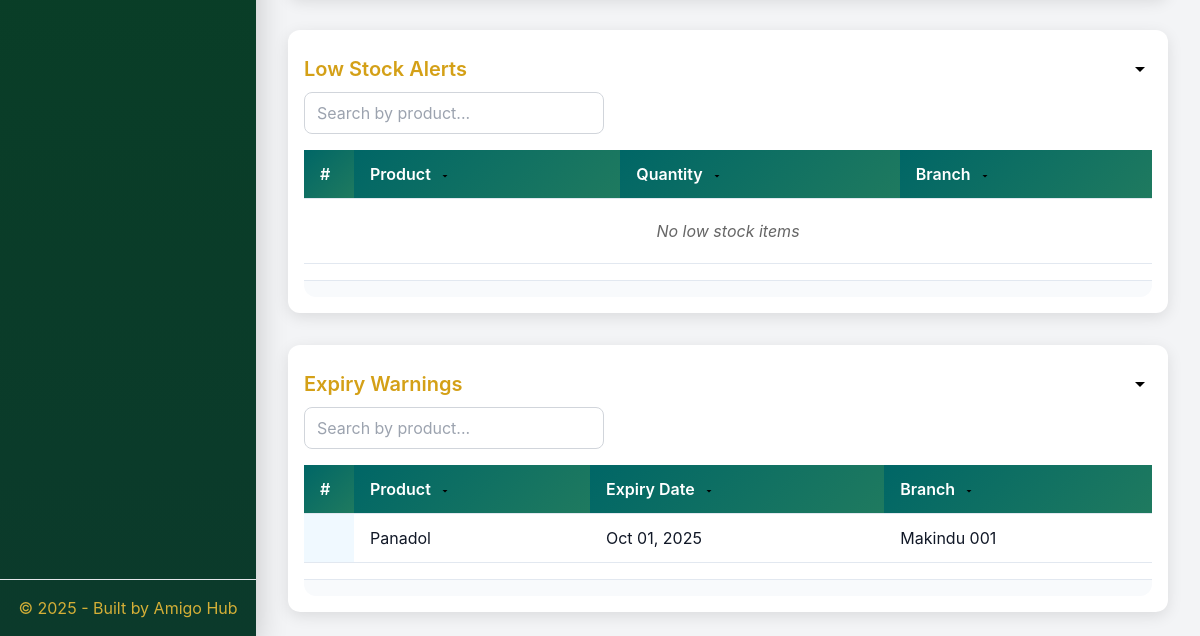
The page /reports/ (signed in, lower part) on the database as committed earlier.
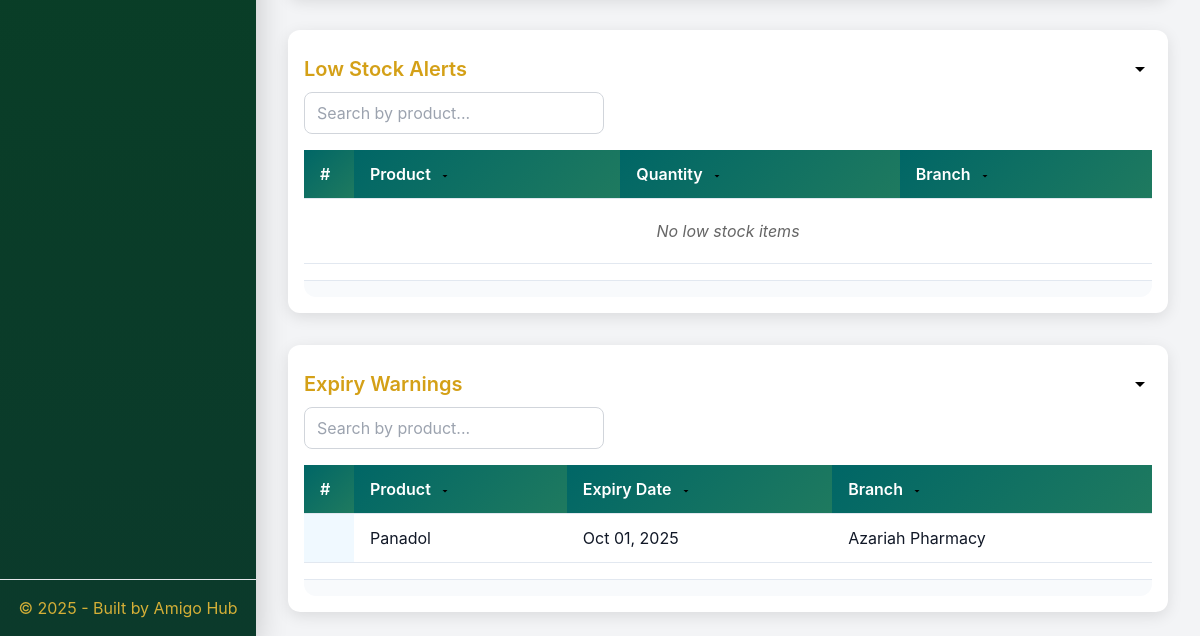
The same page on the database as committed later.
### pos/models.py (models this page shows, shortened)
class ProductStock(models.Model):
    product = models.ForeignKey(Product, on_delete=models.CASCADE, related_name="stocks")
    branch = models.ForeignKey(Branch, on_delete=models.CASCADE, related_name="stocks")
    batch = models.CharField(max_length=120, blank=True)
    expiry_date = models.DateField(null=True, blank=True)
    quantity = models.IntegerField(default=0)
    supplier = models.ForeignKey(Supplier, null=True, blank=True, on_delete=models.SET_NULL)
    unit_cost = models.DecimalField(max_digits=10, decimal_places=2, default=0)
    class Meta:
        unique_together = ("product", "branch", "batch", "expiry_date")

class Branch(models.Model):
    name = models.CharField(max_length=120)
    address = models.TextField(blank=True)
    phone = models.CharField(max_length=30, blank=True)

class Product(models.Model):
    name = models.CharField(max_length=255)
    category = models.CharField(max_length=120, blank=True)
    description = models.TextField(blank=True)
    price = models.DecimalField(max_digits=10, decimal_places=2)
    min_price = models.DecimalField(max_digits=10, decimal_places=2, default=0, validators=[MinValueValidator(Decimal('0.00'))])
    created_at = models.DateTimeField(auto_now_add=True)

### pos/views.py (the view, shortened to what this page needs)
# urls.py: path("reports/", views.reports, name="reports"),
@login_required
def reports(request):
    branches = Branch.objects.all()
    today = timezone.localdate()
    low_stock_threshold = 10
    expiry_days_threshold = 60
    date_range = request.GET.get('date-range', 'today')
    branch_id = request.GET.get('branch', '')
    alert_type = request.GET.get('alert_type', '')
    start_date_str = request.GET.get('start_date')
    end_date_str = request.GET.get('end_date')
    if date_range == 'week':
        start_date = today - timedelta(days=7)
        end_date = today
    elif date_range == 'month':
        start_date = today - timedelta(days=30)
        end_date = today
    else:
        start_date = today
        end_date = today
    selected_branches = branches
    if branch_id:
        selected_branches = branches.filter(id=branch_id)
    data = []
    for branch in selected_branches:
        sales_qs = Sale.objects.filter(branch=branch, created_at__date__gte=start_date, created_at__date__lte=end_date)
        total = sales_qs.aggregate(total=Sum('total'))['total'] or 0
        data.append({"branch": branch, "opening": 0, "sales": total, "closing": total})
    total_sales = sum(row['sales'] for row in data)
    sale_items_qs = SaleItem.objects.filter(sale__branch__in=selected_branches, sale__created_at__date__gte=start_date, sale__created_at__date__lte=end_date)
    total_profit = sale_items_qs.aggregate(
        profit=Sum(ExpressionWrapper(F('line_total') - F('qty') * F('product_stock__unit_cost'), output_field=DecimalField()))
    )['profit'] or Decimal('0.00')
    total_cogs = total_sales - total_profit
    total_inventory_cost = ProductStock.objects.filter(branch__in=selected_branches).aggregate(
        cost=Sum(ExpressionWrapper(F('quantity') * F('unit_cost'), output_field=DecimalField()))
    )['cost'] or Decimal('0.00')
    beginning_cost = total_inventory_cost + total_cogs
    avg_inventory_cost = (beginning_cost + total_inventory_cost) / 2 if beginning_cost + total_inventory_cost > 0 else Decimal('0.00')
    inventory_turnover = total_cogs / avg_inventory_cost if avg_inventory_cost > 0 else 0
    inventory_turnover = round(float(inventory_turnover), 2)
    most_selling = sale_items_qs.values('product__name').annotate(total_qty=Sum('qty'), total_revenue=Sum('line_total')).order_by('-total_qty')[:5]
    sold_per_product = sale_items_qs.values('product__id', 'product__name').annotate(sold=Sum('qty')).order_by('product__name')
    stock_report = []
    low_stocks = ProductStock.objects.filter(quantity__lte=low_stock_threshold, branch__in=selected_branches)
    near_expiries = ProductStock.objects.filter(
        expiry_date__lte=today + timedelta(days=expiry_days_threshold),
        expiry_date__isnull=False,
        branch__in=selected_branches
    )
    if alert_type == 'low_stock':
        near_expiries = ProductStock.objects.none()
    elif alert_type == 'expiry':
        low_stocks = ProductStock.objects.none()
    daily_data = []
    current_date = start_date
    while current_date <= end_date:
        sales_qs = Sale.objects.filter(branch__in=selected_branches, created_at__date=current_date)
        total_sales_day = sales_qs.aggregate(Sum('total'))['total__sum'] or Decimal('0.00')
        items_qs = SaleItem.objects.filter(sale__in=sales_qs)
        total_profit_day = items_qs.aggregate(
            profit=Sum(ExpressionWrapper(F('line_total') - F('qty') * F('product_stock__unit_cost'), output_field=DecimalField()))
        )['profit'] or Decimal('0.00')
        daily_data.append({'date': current_date, 'sales': total_sales_day, 'profit': total_profit_day})
        current_date += timedelta(days=1)
    sales_array = np.array([float(day['sales']) for day in daily_data])
    if len(sales_array) > 1:
        days = np.arange(len(sales_array))
        coef = np.polyfit(days, sales_array, 1)
        trend_sales = [coef[0] * x + coef[1] for x in days]
    else:
        trend_sales = sales_array.tolist()
    profits_array = np.array([float(day['profit']) for day in daily_data])
    if len(profits_array) > 1:
        days = np.arange(len(profits_array))
        coef = np.polyfit(days, profits_array, 1)
        trend_profits = [coef[0] * x + coef[1] for x in days]
    else:
        trend_profits = profits_array.tolist()
    context = {
        'data': data,
        'branches': branches,
        'low_stocks': low_stocks,
        'near_expiries': near_expiries,
        'role': 'admin' if request.user.is_superuser else 'manager' if is_manager(request.user) else 'cashier',
        'total_sales': total_sales,
        'total_profit': total_profit,
        'inventory_turnover': inventory_turnover,
        'most_selling': most_selling,
        'stock_report': stock_report,
        'daily_data': daily_data,
        'trend_sales': [round(val, 2) for val in trend_sales],
        'trend_profits': [round(val, 2) for val in trend_profits],
        'start_date': start_date,
        'end_date': end_date,
    }
    x_requested_with = request.META.get('HTTP_X_REQUESTED_WITH', '')
    return render(request, "pos/reports.html", context)

### pos/templates/pos/reports.html (shortened to what this page needs)
{% extends "pos/base.html" %}
{% block content %}
<div class="container mx-auto space-y-8">
  <div class="table-container" id="low-stock-container" {% if request.GET.alert_type == 'expiry' %}style="display:none"{% endif %}>
    <div class="collapsible-header">
      <h3 class="text-gold">Low Stock Alerts</h3>
      <svg class="toggle-icon" width="24" height="24" xmlns="http://www.w3.org/2000/svg" viewBox="0 0 24 24"><path d="M7 10l5 5 5-5z"/></svg>
    </div>
    <div class="collapsible-content active">
      <input type="text" id="low-stock-search" class="search-input" placeholder="Search by product...">
      <table id="low-stock-table">
        <thead>
          <tr>
            <th class="row-num-header">#</th>
            <th data-sort="product">Product <svg class="sort-icon" xmlns="http://www.w3.org/2000/svg" viewBox="0 0 24 24"><path d="M7 10l5 5 5-5z"/></svg></th>
            <th data-sort="quantity">Quantity <svg class="sort-icon" xmlns="http://www.w3.org/2000/svg" viewBox="0 0 24 24"><path d="M7 10l5 5 5-5z"/></svg></th>
            <th data-sort="branch">Branch <svg class="sort-icon" xmlns="http://www.w3.org/2000/svg" viewBox="0 0 24 24"><path d="M7 10l5 5 5-5z"/></svg></th>
          </tr>
        </thead>
        <tbody>
          {% for stock in low_stocks %}
            <tr data-type="low_stock">
              <td class="row-num"></td>
              <td>{{ stock.product.name|default:"Unknown" }}</td>
              <td>{{ stock.quantity|default:0 }}</td>
              <td>{{ stock.branch.name|default:"Unknown" }}</td>
            </tr>
          {% empty %}
            <tr>
              <td colspan="4" class="no-data">No low stock items</td>
            </tr>
          {% endfor %}
        </tbody>
      </table>
      <div class="pagination" id="low-stock-pagination"></div>
    </div>
  </div>
  <div class="table-container" id="expiry-container" {% if request.GET.alert_type == 'low_stock' %}style="display:none"{% endif %}>
    <div class="collapsible-header">
      <h3 class="text-gold">Expiry Warnings</h3>
      <svg class="toggle-icon" width="24" height="24" xmlns="http://www.w3.org/2000/svg" viewBox="0 0 24 24"><path d="M7 10l5 5 5-5z"/></svg>
    </div>
    <div class="collapsible-content active">
      <input type="text" id="expiry-search" class="search-input" placeholder="Search by product...">
      <table id="expiry-table">
        <thead>
          <tr>
            <th class="row-num-header">#</th>
            <th data-sort="product">Product <svg class="sort-icon" xmlns="http://www.w3.org/2000/svg" viewBox="0 0 24 24"><path d="M7 10l5 5 5-5z"/></svg></th>
            <th data-sort="expiry_date">Expiry Date <svg class="sort-icon" xmlns="http://www.w3.org/2000/svg" viewBox="0 0 24 24"><path d="M7 10l5 5 5-5z"/></svg></th>
            <th data-sort="branch">Branch <svg class="sort-icon" xmlns="http://www.w3.org/2000/svg" viewBox="0 0 24 24"><path d="M7 10l5 5 5-5z"/></svg></th>
          </tr>
        </thead>
        <tbody>
          {% for stock in near_expiries %}
            <tr data-type="expiry" data-expiry="{{ stock.expiry_date|date:'Y-m-d' }}">
              <td class="row-num"></td>
              <td>{{ stock.product.name|default:"Unknown" }}</td>
              <td>{{ stock.expiry_date|date:"M d, Y"|default:"N/A" }}</td>
              <td>{{ stock.branch.name|default:"Unknown" }}</td>
            </tr>
          {% empty %}
            <tr>
              <td colspan="4" class="no-data">No expiring items</td>
            </tr>
          {% endfor %}
        </tbody>
      </table>
      <div class="pagination" id="expiry-pagination"></div>
    </div>
  </div>
</div>
{% endblock %}

Rows that differ between the two databases and show on the page:
changed ProductStock "Panadol": branch.name "Makindu 001" → "Azariah Pharmacy"
